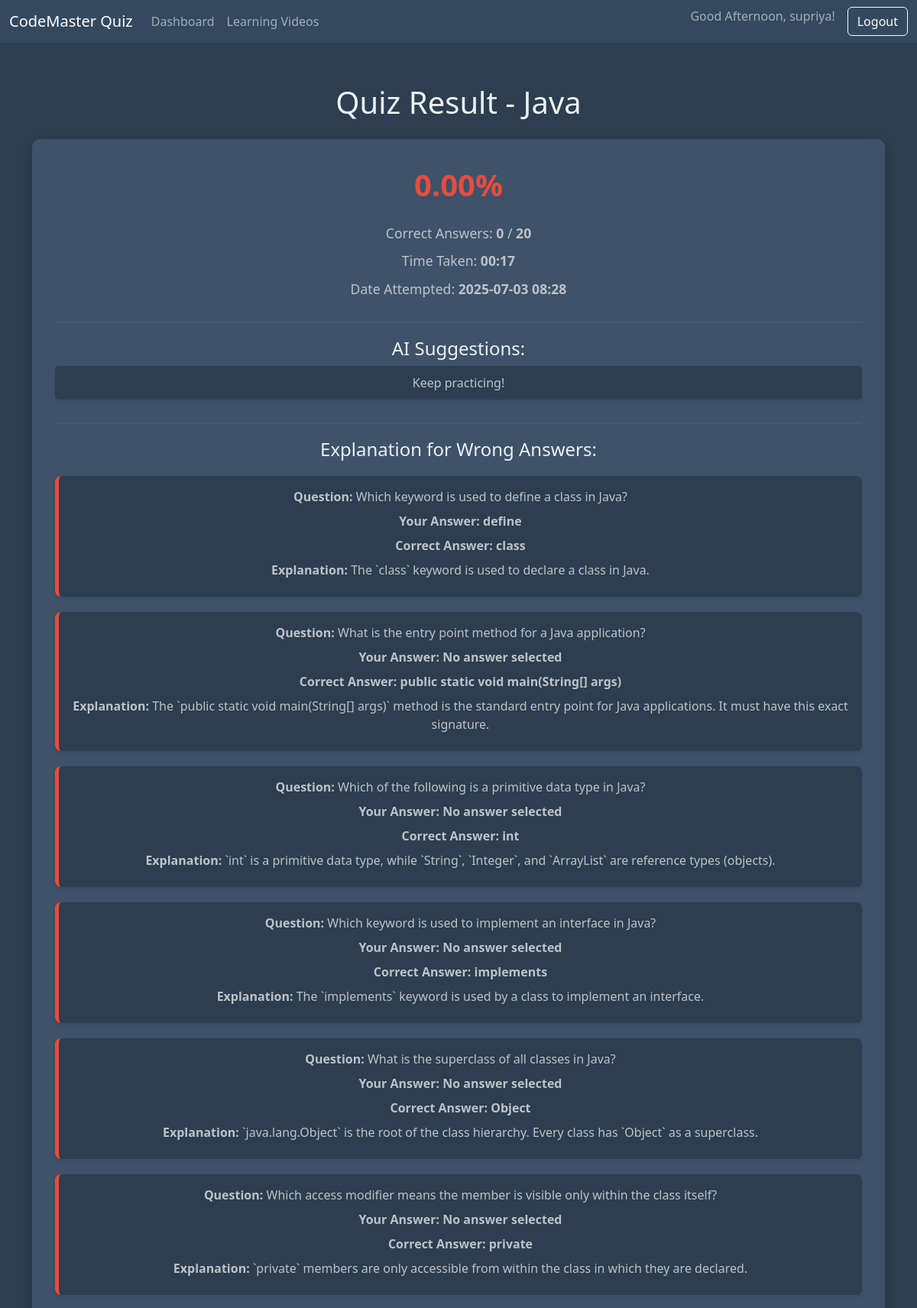
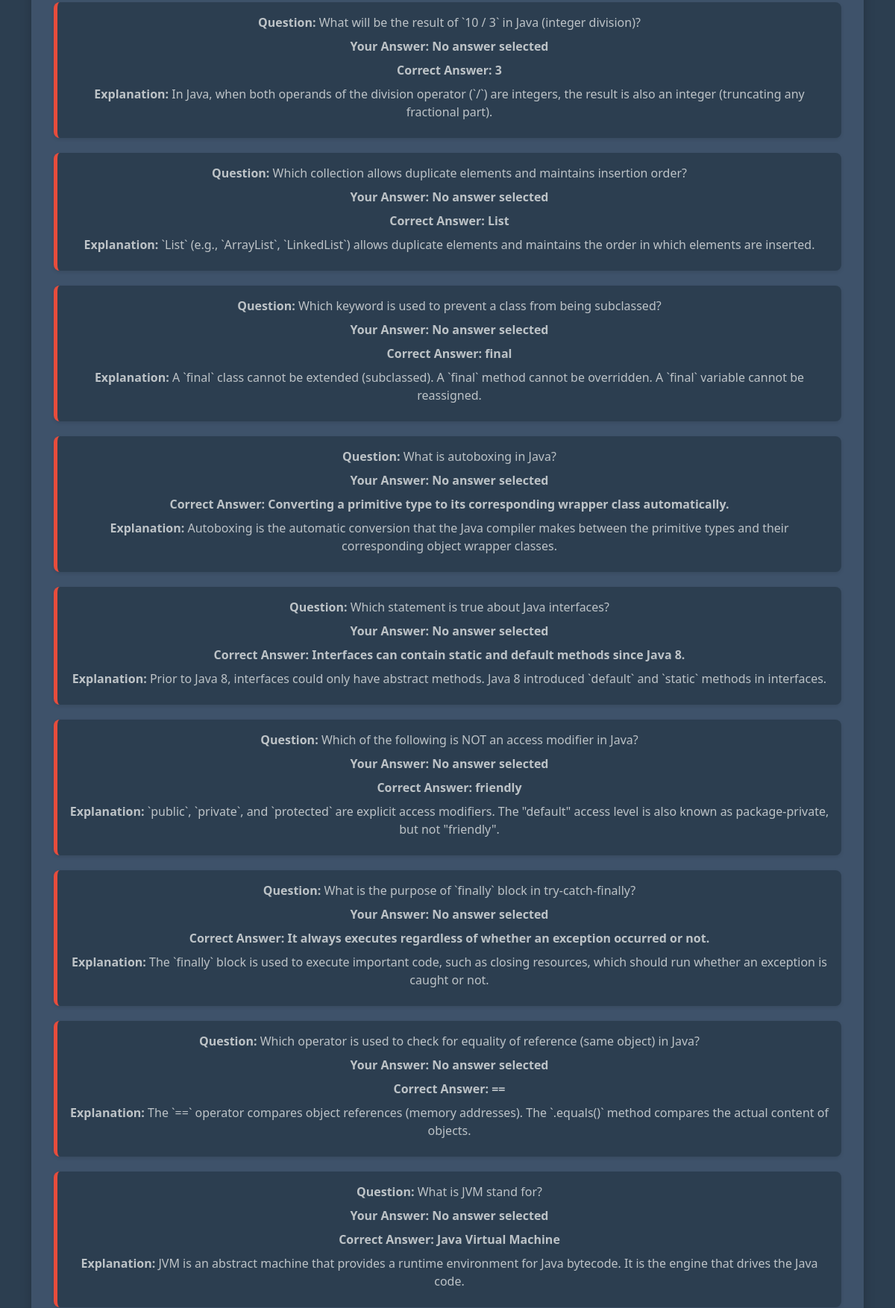
The page /result/9 (signed in, upper part) on the database its author committed (2 pictures, top to bottom).
### app.py (models this page shows, shortened)
class User(UserMixin, db.Model):
    id = db.Column(db.Integer, primary_key=True)
    username = db.Column(db.String(80), unique=True, nullable=False)
    password_hash = db.Column(db.String(120), nullable=False)
    quiz_attempts = db.relationship('QuizAttempt', backref='user', lazy=True) # One-to-many relationship

class QuizAttempt(db.Model):
    id = db.Column(db.Integer, primary_key=True)
    user_id = db.Column(db.Integer, db.ForeignKey('user.id'), nullable=False)
    quiz_language = db.Column(db.String(50), nullable=False)
    score = db.Column(db.Float, nullable=False)
    total_questions = db.Column(db.Integer, nullable=False)
    correct_answers = db.Column(db.Integer, nullable=False)
    time_taken_seconds = db.Column(db.Integer)
    date_attempted = db.Column(db.DateTime, nullable=False, default=datetime.utcnow)
    wrong_answers_details = db.Column(db.Text) # JSON string of list of dicts

### app.py (the view)
@app.route('/result/<int:attempt_id>')
@login_required
def result(attempt_id):
    attempt = db.session.get(QuizAttempt, attempt_id)
    if not attempt or attempt.user_id != current_user.id:
        flash('Attempt not found or you do not have permission to view it.', 'danger')
        return redirect(url_for('dashboard'))
    wrong_answers = json.loads(attempt.wrong_answers_details) if attempt.wrong_answers_details else []
    suggestions = ["Review these topics to improve.", "Practice similar questions."]
    if attempt.score >= 80:
        suggestions = ["Great performance!"]
    elif attempt.score >= 50:
        suggestions = ["Good progress!"]
    else:
        suggestions = ["Keep practicing!"]
    return render_template('result.html', attempt=attempt, wrong_answers=wrong_answers, suggestions=suggestions)

### app.py (called while the page is built)
@login_manager.user_loader
def load_user(user_id):
    return db.session.get(User, int(user_id))

@app.before_request
def create_tables():
    db.create_all()

### templates/result.html (shortened to what this page needs)
<!DOCTYPE html>
<html lang="en">
<head>
    <link href="https://cdn.jsdelivr.net/npm/bootstrap@5.3.3/dist/css/bootstrap.min.css" rel="stylesheet">
    <link rel="stylesheet" href="https://cdnjs.cloudflare.com/ajax/libs/font-awesome/6.0.0-beta3/css/all.min.css">
</head>
<body>
    <nav class="navbar navbar-expand-lg navbar-dark bg-dark">
        <div class="container-fluid">
            <a class="navbar-brand" href="{{ url_for('dashboard') }}">CodeMaster Quiz</a>
            <div class="collapse navbar-collapse" id="navbarNav">
                <ul class="navbar-nav me-auto mb-2 mb-lg-0">
                    <li class="nav-item">
                        <a class="nav-link" href="{{ url_for('dashboard') }}">Dashboard</a>
                    </li>
                    <li class="nav-item">
                        <a class="nav-link" href="{{ url_for('videos') }}">Learning Videos</a>
                    </li>
                </ul>
                <ul class="navbar-nav ms-auto">
                    <li class="nav-item">
                        <span class="navbar-text me-3">
                            Good Afternoon, {{ current_user.username }}!
                        </span>
                    </li>
                    <li class="nav-item">
                        <a class="btn btn-outline-light" href="{{ url_for('logout') }}">Logout</a>
                    </li>
                </ul>
            </div>
        </div>
    </nav>
    <div class="container mt-4">
        <h1 class="text-center mb-4">Quiz Result - {{ attempt.quiz_language|capitalize }}</h1>
        <div class="result-container text-center">
            <p class="score-display {% if attempt.score < 50 %}fail{% endif %}">
                {{ "%.2f"|format(attempt.score) }}%
            </p>
            <div class="summary">
                <p>Correct Answers: <strong>{{ attempt.correct_answers }}</strong> / <strong>{{ attempt.total_questions }}</strong></p>
                <p>Time Taken: <strong>
                    {% if attempt.time_taken_seconds %}
                        {{ "%02d:%02d"|format(attempt.time_taken_seconds // 60, attempt.time_taken_seconds % 60) }}
                    {% else %}
                        N/A
                    {% endif %}
                </strong></p>
                <p>Date Attempted: <strong>{{ attempt.date_attempted.strftime('%Y-%m-%d %H:%M') }}</strong></p>
            </div>
            <div class="suggestions-section">
                <h4>AI Suggestions:</h4>
                {% if suggestions %}
                    <ul>
                        {% for suggestion in suggestions %}
                            <li>{{ suggestion }}</li>
                        {% endfor %}
                    </ul>
                {% else %}
                    <p>No specific suggestions at this time.</p>
                {% endif %}
            </div>
            <div class="wrong-answers-section">
                <h4>Explanation for Wrong Answers:</h4>
                {% if wrong_answers %}
                    {% for detail in wrong_answers %}
                        <div class="wrong-answer-detail">
                            <p><strong>Question:</strong> {{ detail.question }}</p>
                            <p class="user-info"><strong>Your Answer:</strong> {{ detail.user_answer or 'No answer selected' }}</p>
                            <p class="correct-info"><strong>Correct Answer:</strong> {{ detail.correct_answer }}</p>
                            <p><strong>Explanation:</strong> {{ detail.explanation }}</p>
                        </div>
                    {% endfor %}
                {% else %}
                    <p>Great job! No wrong answers to explain.</p>
                {% endif %}
            </div>
        </div>
    </div>
</body>
</html>

### templates/result.html (style rules this page uses)
body { background-color: #2c3e50; color: #ecf0f1; font-family: 'Segoe UI', Tahoma, Geneva, Verdana, sans-serif; }
.navbar { background-color: #34495e !important; }
.container { padding-top: 30px; padding-bottom: 30px; }
h1, h2, h3, h4, h5, h6 { color: #ecf0f1; }
.result-container { background-color: #3e526a; border-radius: 10px; box-shadow: 0 6px 15px rgba(0, 0, 0, 0.2); padding: 30px; margin-bottom: 30px; }
.score-display { font-size: 2.5em; font-weight: bold; color: #2ecc71; margin-bottom: 20px; }
.score-display.fail { color: #e74c3c; }
.summary p { font-size: 1.1em; margin-bottom: 10px; color: #bdc3c7; }
.wrong-answers-section { margin-top: 30px; border-top: 1px solid #4a607a; padding-top: 20px; }
.wrong-answer-detail { border-left: 5px solid #e74c3c; padding-left: 15px; margin-top: 20px; background-color: #2c3e50; padding: 15px; border-radius: 8px; box-shadow: 0 2px 5px rgba(0, 0, 0, 0.1); }
.wrong-answer-detail p { margin-bottom: 8px; color: #bdc3c7; }
.correct-info { color: #2ecc71; font-weight: bold; }
.user-info { color: #f39c12; font-weight: bold; }
.suggestions-section { margin-top: 30px; border-top: 1px solid #4a607a; padding-top: 20px; }
.suggestions-section ul { list-style: none; padding-left: 0; }
.suggestions-section ul li { background-color: #2c3e50; padding: 10px 15px; border-radius: 5px; margin-bottom: 8px; color: #bdc3c7; box-shadow: 0 2px 5px rgba(0, 0, 0, 0.1); }

### rows shown on the page
User: username "supriya"
QuizAttempt: quiz_language "Java", score "0.00", correct_answers "0", total_questions "20", time_taken_seconds "00:17", date_attempted "2025-07-03 08:28"

### other values the page prints
{{ suggestion }} "Keep practicing!"
{{ detail.question }} "Which keyword is used to define a class in Java?" "What is the entry point method for a Java application?" "Which of the following is a primitive data type in Java?" "Which keyword is used to implement an interface in Java?" "What is the superclass of all classes in Java?" "Which access modifier means the member is visible only within the class itself?" "What will be the result of `10 / 3` in Java (integer division)?" "Which collection allows duplicate elements and maintains insertion order?" "Which keyword is used to prevent a class from being subclassed?" "What is autoboxing in Java?" "Which statement is true about Java interfaces?" "Which of the following is NOT an access modifier in Java?" "What is the purpose of `finally` block in try-catch-finally?" "Which operator is used to check for equality of reference (same object) in Java?" "What is JVM stand for?"
{{ detail.user_answer or 'No answer selected' }} "define" "No answer selected" "No answer selected" "No answer selected" "No answer selected" "No answer selected" "No answer selected" "No answer selected" "No answer selected" "No answer selected" "No answer selected" "No answer selected" "No answer selected" "No answer selected" "No answer selected"
{{ detail.correct_answer }} "class" "public static void main(String[] args)" "int" "implements" "Object" "private" "3" "List" "final" "Converting a primitive type to its corresponding wrapper class automatically." "Interfaces can contain static and default methods since Java 8." "friendly" "It always executes regardless of whether an exception occurred or not." "==" "Java Virtual Machine"
{{ detail.explanation }} "The `class` keyword is used to declare a class in Java." "The `public static void main(String[] args)` method is the standard entry point for Java applications. It must have this exact signature." "`int` is a primitive data type, while `String`, `Integer`, and `ArrayList` are reference types (objects)." "The `implements` keyword is used by a class to implement an interface." "`java.lang.Object` is the root of the class hierarchy. Every class has `Object` as a superclass." "`private` members are only accessible from within the class in which they are declared." "In Java, when both operands of the division operator (`/`) are integers, the result is also an integer (truncating any fractional part)." "`List` (e.g., `ArrayList`, `LinkedList`) allows duplicate elements and maintains the order in which elements are inserted." "A `final` class cannot be extended (subclassed). A `final` method cannot be overridden. A `final` variable cannot be reassigned." "Autoboxing is the automatic conversion that the Java compiler makes between the primitive types and their corresponding object wrapper classes." "Prior to Java 8, interfaces could only have abstract methods. Java 8 introduced `default` and `static` methods in interfaces." "`public`, `private`, and `protected` are explicit access modifiers. The \"default\" access level is also known as package-private, but not \"friendly\"." "The `finally` block is used to execute important code, such as closing resources, which should run whether an exception is caught or not." "The `==` operator compares object references (memory addresses). The `.equals()` method compares the actual content of objects." "JVM is an abstract machine that provides a runtime environment for Java bytecode. It is the engine that drives the Java code."
